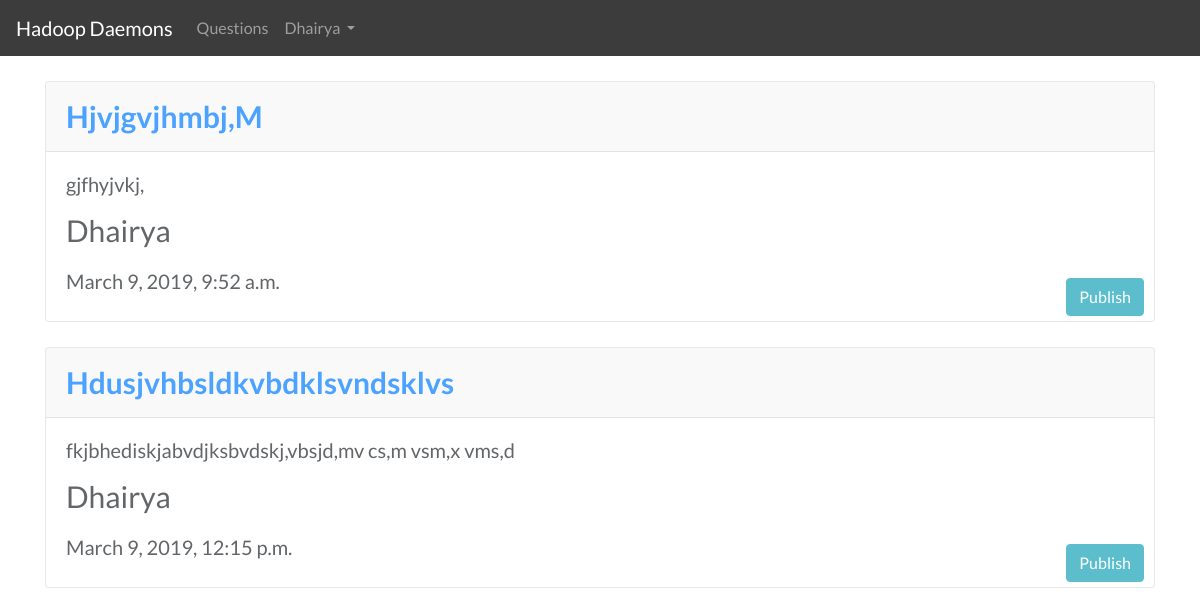
The app's page /draft/ (signed in), older data.
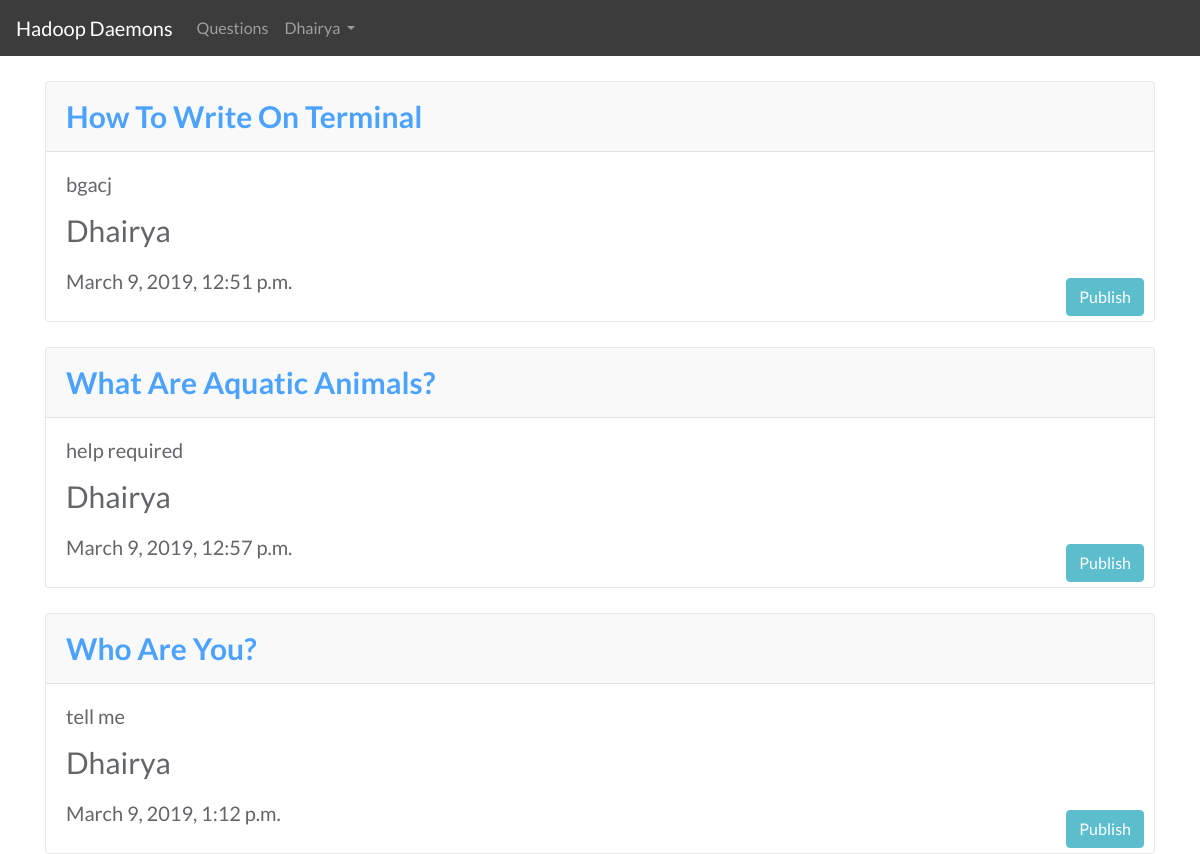
The same page, newer data.
### my_app/models.py (models this page shows, shortened)
class Post(models.Model):
    title=models.CharField(max_length=256)
    author=models.ForeignKey('auth.User',on_delete=models.CASCADE)
    text=models.TextField()
    create_date=models.DateTimeField(default=timezone.now)
    publish_date=models.DateTimeField(blank=True,null=True)

### my_app/views.py (the view)
# urls.py: url(r'^draft/$',views.DraftPostView.as_view(),name="draft_post"),
class DraftPostView(LoginRequiredMixin,ListView):
    model=Post
    login_url='/login/'
    redirect_field_name='my_app/post_detail.html'
    template_name="draft_post.html"
    def get_queryset(self):
      return Post.objects.filter(author=self.request.user)

### my_app/templates/my_app/draft_post.html (shortened to what this page needs)
{% extends 'my_app/base.html' %}
{% block body_block %}
<div>
    {% for posts in post_list %}
      {% if posts.publish_date %}
      <div class="card">
      <div class="card-header">
        <a href="{% url 'my_app:post_detail' pk=posts.pk %}"><b>{{posts.title|title}}</b></a>
      </div>
      <div class="card-body">
        <h5 class="card-title">{{posts.text|truncatewords:20|safe|linebreaksbr}}</h5>
        <p class="card-text">{{posts.author|title}}</p>
        <h5>{{posts.create_date}}</h5>
        <a class="btn btn-info publish-btn" href="{% url 'my_app:publish_post' pk=posts.pk %}">Publish</a>
      </div>
    </div>
        {% endif %}
        {% endfor %}
</div>
</div>
{% endblock %}

Row changes from the older to the newer data that the page shows:
removed Post: title "Hjvjgvjhmbj,M", text "gjfhyjvkj,", author "Dhairya", create_date "March 9, 2019, 9:52 a.m."
removed Post: title "Hdusjvhbsldkvbdklsvndsklvs", text "fkjbhediskjabvdjksbvdskj,vbsjd,mv cs,m vsm,x vms,d", author "Dhairya", create_date "March 9, 2019, 12:15 p.m."
added Post: title "How To Write On Terminal", text "bgacj", author "Dhairya", create_date "March 9, 2019, 12:51 p.m."
added Post: title "What Are Aquatic Animals?", text "help required", author "Dhairya", create_date "March 9, 2019, 12:57 p.m."
added Post: title "Who Are You?", text "tell me", author "Dhairya", create_date "March 9, 2019, 1:12 p.m."
